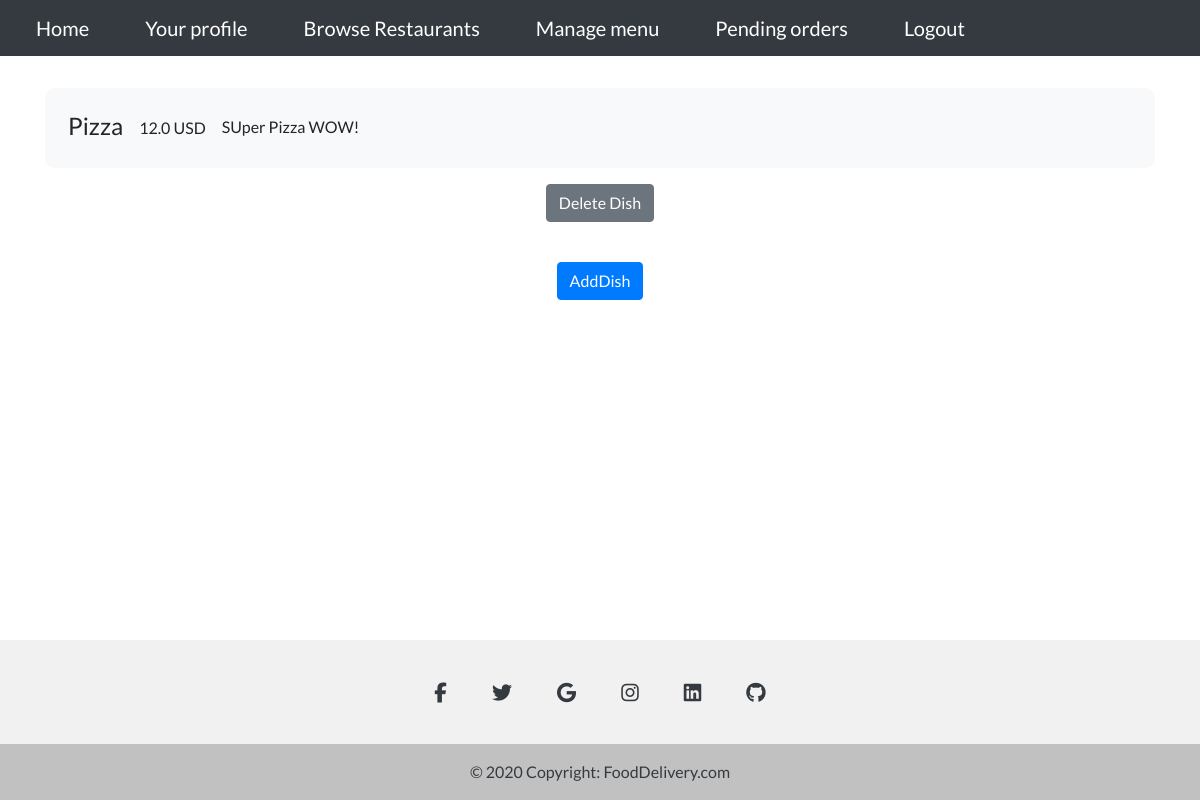
Page /orderManagement/manageMenu/ (signed in) on the committed database.
### OrderManagement/models.py (models this page shows)
class MenuDetails(models.Model):
    menu = models.ForeignKey(Menu, on_delete = models.CASCADE)
    dish = models.ForeignKey(Dish, on_delete = models.CASCADE)

class Dish(models.Model):
    name = models.CharField(max_length=50)
    price = models.FloatField()
    image = models.ImageField(upload_to = 'uploads')
    description = models.CharField(max_length = 500)

### OrderManagement/views.py (the view)
# urls.py: path('manageMenu/',OrderManagement_views.manage_menu,name = 'manageMenu'),
def manage_menu(request):
    restaurant = Restaurants.objects.filter(user = request.user).first()
    if restaurant:
        menu = Menu.objects.filter(restaurant = restaurant).first()
        details = MenuDetails.objects.filter(menu = menu)
        args = {'details':details,'accepted':True}
    else:
        args = {'accepted':False}
    return render(request,'OrderManagement/menuManagement.html',args)

### OrderManagement/templates/OrderManagement/menuManagement.html (shortened to what this page needs)
{% extends "Home/base.html" %}
{% block content %}
{% if accepted %}
<div class="container mx-auto text-center mt-3">
        {% for detail in details %}
        <div class="container mt-3 bg-light d-inline-flex text-center" style="height: 80px; border-radius: 10px;">
            <div class="p-2" style="margin-top: 12px; font-size: 24px;">
                {{ detail.dish.name }}
            </div>
            <div class="p-2" style="margin-top: 20px;">
                {{ detail.dish.price }} USD
            </div>
            <div class="p-2" style="margin-top: 19px;">
                {{ detail.dish.description }}
            </div>
            </div>
        <form class="mt-3" action = "{% url 'deleteDish' %}" method ="POST">
            <input type = "submit" class = "btn btn-secondary mx-atuo" value = "Delete Dish">
        </form>
        {% endfor %}
    <a class="btn btn-primary mt-3"href="{% url 'addDish' %}">AddDish</a>
    <div style="height: 200px;"></div>
</div>
<div style="height: 200px;"></div>
{% else %}
<p>Please fill your information and wait for acceptance</p>
{% endif %}
{% endblock content %}

### Home/static/Home/style.css (style rules this page uses)
body { font-family: 'Lato', sans-serif; }

### rows in the picture
MenuDetails: dish.name "Pizza", dish.price "12.0", dish.description "SUper Pizza WOW!"
